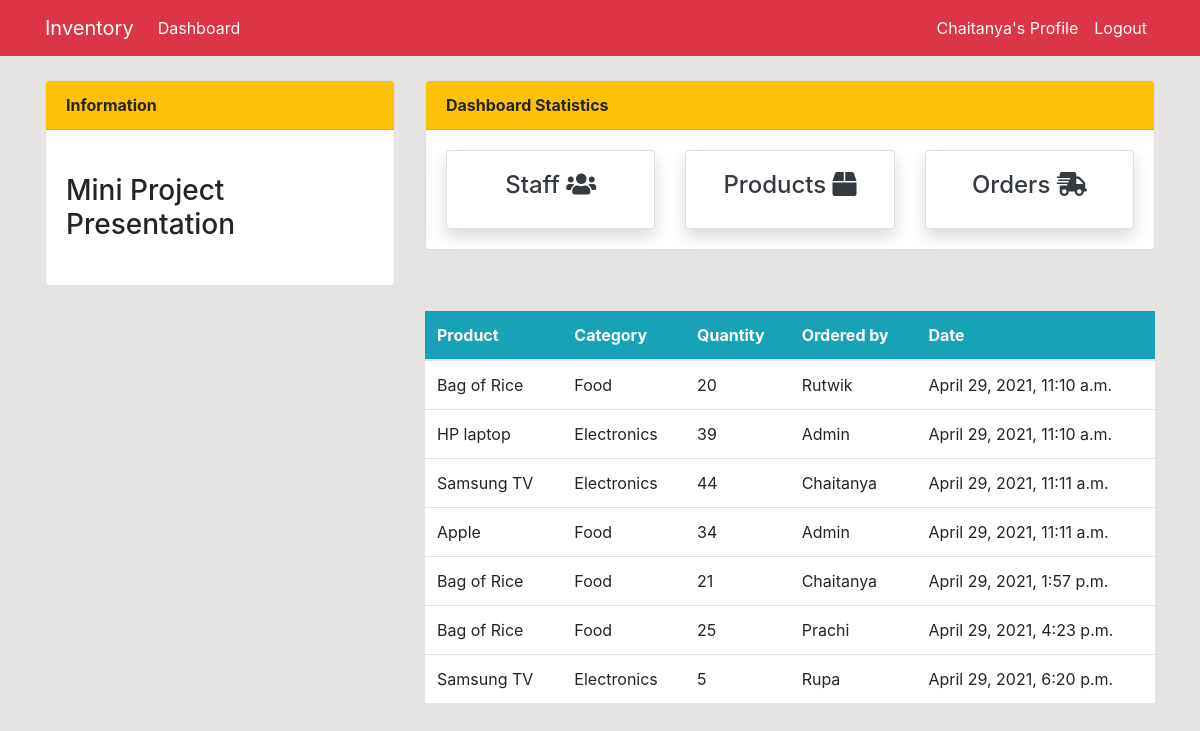
Page /order/ (signed in) on the committed database.
### dashboard/models.py (models this page shows, shortened)
class Order(models.Model):
    product = models.ForeignKey(Product, on_delete=models.CASCADE, null=True)
    staff = models.ForeignKey(User, models.CASCADE, null=True)
    order_quantity = models.PositiveIntegerField(null=True)
    date = models.DateTimeField(auto_now_add=True)

class Product(models.Model):
    name = models.CharField(max_length=100, null=True)
    category = models.CharField(max_length=20, choices=CATEGORY, null=True)
    quantity = models.PositiveIntegerField(null=True)
    def __str__(self):
        return f'{self.name}'

### dashboard/views.py (the view)
# urls.py: path('order/', views.order, name='dashboard-order'),
@login_required(login_url='user-login')
def order(request):
    orders = Order.objects.all()
    context = {
        'orders': orders,
    }
    return render(request, 'dashboard/order.html', context)

### templates/dashboard/order.html (shortened to what this page needs)
{% extends 'partials/base.html' %}
{% block content %}
{% include 'partials/topnav.html' %}
<div class="row my-4">
    <div class="col-md-4"></div>
    <div class="col-md-8">
        <table class="table bg-white">
            <thead class="bg-info text-white">
                <tr>
                    <th scope="col">Product</th>
                    <th scope="col">Category</th>
                    <th scope="col">Quantity</th>
                    <th scope="col">Ordered by</th>
                    <th scope="col">Date</th>
                </tr>
            </thead>
            <tbody>
                {% for order in orders %}
                <tr>
                    <td>{{ order.product }}</td>
                    <td>{{ order.product.category }}</td>
                    <td>{{ order.order_quantity }}</td>
                    <td>{{ order.staff.username }}</td>
                    <td>{{ order.date }}</td>
                </tr>
                {% endfor %}
            </tbody>
        </table>
    </div>
</div>
{% endblock %}

### templates/partials/nav.html (shortened to what this page needs)
<nav class="navbar navbar-expand-sm navbar-info bg-danger">
    <div class="container">
        {% if user.is_authenticated %}
        <a class="navbar-brand text-white" href="{% url 'dashboard-index' %}">Inventory</a>
        <div class="collapse navbar-collapse" id="navbarSupportedContent">
            <ul class="navbar-nav mr-auto">
                <li class="nav-item active">
                    <a class="nav-link text-white" href="{% url 'dashboard-index' %}">Dashboard </a>
                </li>
            </ul>
            <ul class="navbar-nav ml-auto">
                <li class="nav-item active">
                    <a class="nav-link text-white" href="{% url 'user-profile' %}"> {{user.username}}'s Profile
                        <span class="sr-only">(current)</span></a>
                </li>
                <li class="nav-item">
                    <a class="nav-link text-white" href="{% url 'user-logout' %}">Logout</a>
                </li>
            </ul>
            {% endif %}
        </div>
    </div>
</nav>

### static/style.css (style rules this page uses)
body { background:rgb(230,227,227); }

### rows in the picture
Order: product "Bag of Rice", product.category "Food", order_quantity "20", staff.username "Rutwik", date "April 29, 2021, 11:10 a.m."
Order: product "HP laptop", product.category "Electronics", order_quantity "39", staff.username "Admin", date "April 29, 2021, 11:10 a.m."
Order: product "Samsung TV", product.category "Electronics", order_quantity "44", staff.username "Chaitanya", date "April 29, 2021, 11:11 a.m."
Order: product "Apple", product.category "Food", order_quantity "34", staff.username "Admin", date "April 29, 2021, 11:11 a.m."
Order: product "Bag of Rice", product.category "Food", order_quantity "21", staff.username "Chaitanya", date "April 29, 2021, 1:57 p.m."
Order: product "Bag of Rice", product.category "Food", order_quantity "25", staff.username "Prachi", date "April 29, 2021, 4:23 p.m."
Order: product "Samsung TV", product.category "Electronics", order_quantity "5", staff.username "Rupa", date "April 29, 2021, 6:20 p.m."

### other values in the picture
{{ user.username }} "Chaitanya"
